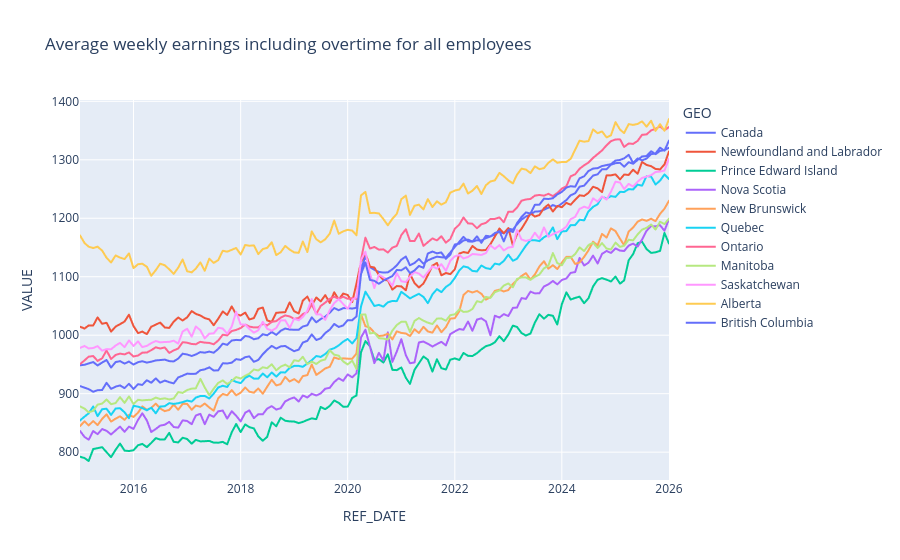
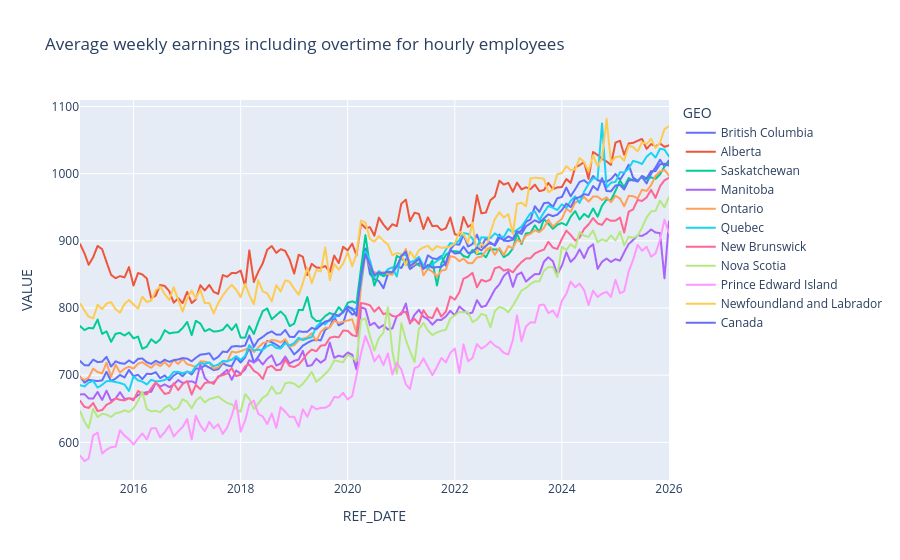
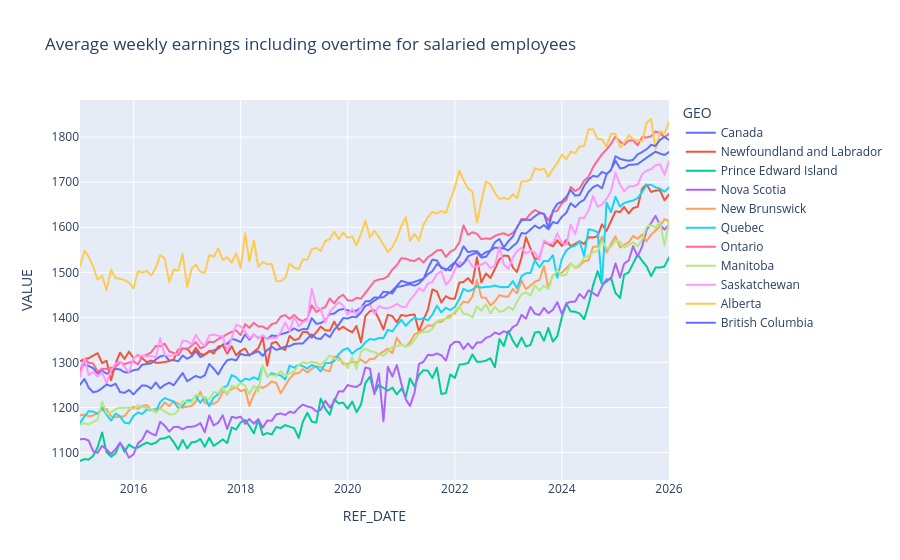
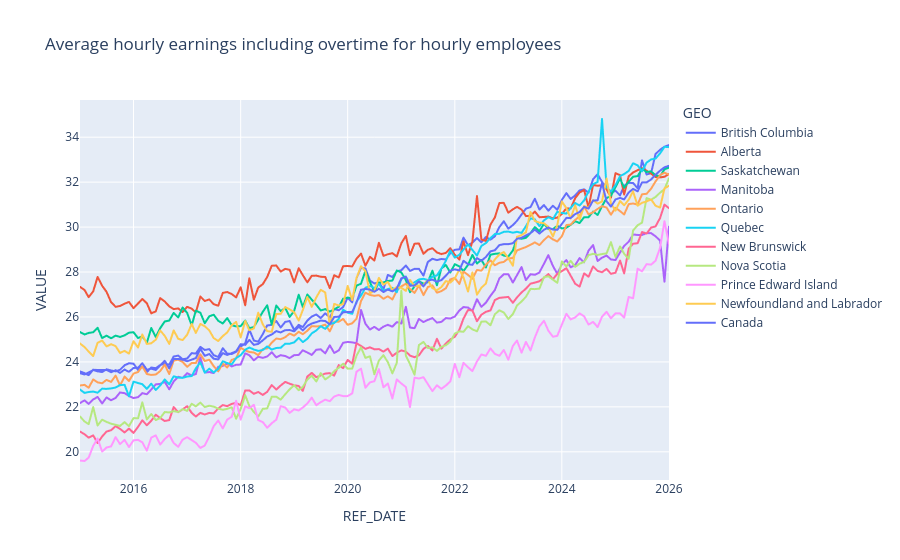

Here is the notebook cell these charts were saved with, in order:
### Code cell
for _ in df['Estimate'].value_counts().index[0:5]:
    fig = px.line(df[(df['Estimate'] == _)],x = 'REF_DATE', y = 'VALUE', color = 'GEO', title=_)
    fig.show()

### Figure 1 — Plotly figure (JSON) as saved in the notebook; plotly's stock layout.template omitted (floating-point values rounded to 4 significant figures; data arrays with more than 128 entries replaced by an {"elided": "..."} marker saying what was removed)
{"data": [{"hovertemplate": "GEO=Canada<br>REF_DATE=%{x}<br>VALUE=%{y}<extra></extra>", "legendgroup": "Canada", "line": {"color": "#636efa", "dash": "solid"}, "marker": {"symbol": "circle"}, "mode": "lines", "name": "Canada", "showlegend": true, "type": "scattergl", "x": {"elided": "133 str values"}, "xaxis": "x", "y": {"elided": "133 float values"}, "yaxis": "y"}, {"hovertemplate": "GEO=Newfoundland and Labrador<br>REF_DATE=%{x}<br>VALUE=%{y}<extra></extra>", "legendgroup": "Newfoundland and Labrador", "line": {"color": "#EF553B", "dash": "solid"}, "marker": {"symbol": "circle"}, "mode": "lines", "name": "Newfoundland and Labrador", "showlegend": true, "type": "scattergl", "x": {"elided": "133 str values"}, "xaxis": "x", "y": {"elided": "133 float values"}, "yaxis": "y"}, {"hovertemplate": "GEO=Prince Edward Island<br>REF_DATE=%{x}<br>VALUE=%{y}<extra></extra>", "legendgroup": "Prince Edward Island", "line": {"color": "#00cc96", "dash": "solid"}, "marker": {"symbol": "circle"}, "mode": "lines", "name": "Prince Edward Island", "showlegend": true, "type": "scattergl", "x": {"elided": "133 str values"}, "xaxis": "x", "y": {"elided": "133 float values"}, "yaxis": "y"}, {"hovertemplate": "GEO=Nova Scotia<br>REF_DATE=%{x}<br>VALUE=%{y}<extra></extra>", "legendgroup": "Nova Scotia", "line": {"color": "#ab63fa", "dash": "solid"}, "marker": {"symbol": "circle"}, "mode": "lines", "name": "Nova Scotia", "showlegend": true, "type": "scattergl", "x": {"elided": "133 str values"}, "xaxis": "x", "y": {"elided": "133 float values"}, "yaxis": "y"}, {"hovertemplate": "GEO=New Brunswick<br>REF_DATE=%{x}<br>VALUE=%{y}<extra></extra>", "legendgroup": "New Brunswick", "line": {"color": "#FFA15A", "dash": "solid"}, "marker": {"symbol": "circle"}, "mode": "lines", "name": "New Brunswick", "showlegend": true, "type": "scattergl", "x": {"elided": "133 str values"}, "xaxis": "x", "y": {"elided": "133 float values"}, "yaxis": "y"}, {"hovertemplate": "GEO=Quebec<br>REF_DATE=%{x}<br>VALUE=%{y}<extra></extra>", "legendgroup": "Quebec", "line": {"color": "#19d3f3", "dash": "solid"}, "marker": {"symbol": "circle"}, "mode": "lines", "name": "Quebec", "showlegend": true, "type": "scattergl", "x": {"elided": "133 str values"}, "xaxis": "x", "y": {"elided": "133 float values"}, "yaxis": "y"}, {"hovertemplate": "GEO=Ontario<br>REF_DATE=%{x}<br>VALUE=%{y}<extra></extra>", "legendgroup": "Ontario", "line": {"color": "#FF6692", "dash": "solid"}, "marker": {"symbol": "circle"}, "mode": "lines", "name": "Ontario", "showlegend": true, "type": "scattergl", "x": {"elided": "133 str values"}, "xaxis": "x", "y": {"elided": "133 float values"}, "yaxis": "y"}, {"hovertemplate": "GEO=Manitoba<br>REF_DATE=%{x}<br>VALUE=%{y}<extra></extra>", "legendgroup": "Manitoba", "line": {"color": "#B6E880", "dash": "solid"}, "marker": {"symbol": "circle"}, "mode": "lines", "name": "Manitoba", "showlegend": true, "type": "scattergl", "x": {"elided": "133 str values"}, "xaxis": "x", "y": {"elided": "133 float values"}, "yaxis": "y"}, {"hovertemplate": "GEO=Saskatchewan<br>REF_DATE=%{x}<br>VALUE=%{y}<extra></extra>", "legendgroup": "Saskatchewan", "line": {"color": "#FF97FF", "dash": "solid"}, "marker": {"symbol": "circle"}, "mode": "lines", "name": "Saskatchewan", "showlegend": true, "type": "scattergl", "x": {"elided": "133 str values"}, "xaxis": "x", "y": {"elided": "133 float values"}, "yaxis": "y"}, {"hovertemplate": "GEO=Alberta<br>REF_DATE=%{x}<br>VALUE=%{y}<extra></extra>", "legendgroup": "Alberta", "line": {"color": "#FECB52", "dash": "solid"}, "marker": {"symbol": "circle"}, "mode": "lines", "name": "Alberta", "showlegend": true, "type": "scattergl", "x": {"elided": "133 str values"}, "xaxis": "x", "y": {"elided": "133 float values"}, "yaxis": "y"}, {"hovertemplate": "GEO=British Columbia<br>REF_DATE=%{x}<br>VALUE=%{y}<extra></extra>", "legendgroup": "British Columbia", "line": {"color": "#636efa", "dash": "solid"}, "marker": {"symbol": "circle"}, "mode": "lines", "name": "British Columbia", "showlegend": true, "type": "scattergl", "x": {"elided": "133 str values"}, "xaxis": "x", "y": {"elided": "133 float values"}, "yaxis": "y"}], "layout": {"legend": {"title": {"text": "GEO"}, "tracegroupgap": 0}, "title": {"text": "Average weekly earnings including overtime for all employees"}, "xaxis": {"anchor": "y", "domain": [0, 1], "title": {"text": "REF_DATE"}}, "yaxis": {"anchor": "x", "domain": [0, 1], "title": {"text": "VALUE"}}}}

### Figure 2 — Plotly figure (JSON) as saved in the notebook; plotly's stock layout.template omitted (floating-point values rounded to 4 significant figures; data arrays with more than 128 entries replaced by an {"elided": "..."} marker saying what was removed)
{"data": [{"hovertemplate": "GEO=British Columbia<br>REF_DATE=%{x}<br>VALUE=%{y}<extra></extra>", "legendgroup": "British Columbia", "line": {"color": "#636efa", "dash": "solid"}, "marker": {"symbol": "circle"}, "mode": "lines", "name": "British Columbia", "showlegend": true, "type": "scattergl", "x": {"elided": "133 str values"}, "xaxis": "x", "y": {"elided": "133 float values"}, "yaxis": "y"}, {"hovertemplate": "GEO=Alberta<br>REF_DATE=%{x}<br>VALUE=%{y}<extra></extra>", "legendgroup": "Alberta", "line": {"color": "#EF553B", "dash": "solid"}, "marker": {"symbol": "circle"}, "mode": "lines", "name": "Alberta", "showlegend": true, "type": "scattergl", "x": {"elided": "133 str values"}, "xaxis": "x", "y": {"elided": "133 float values"}, "yaxis": "y"}, {"hovertemplate": "GEO=Saskatchewan<br>REF_DATE=%{x}<br>VALUE=%{y}<extra></extra>", "legendgroup": "Saskatchewan", "line": {"color": "#00cc96", "dash": "solid"}, "marker": {"symbol": "circle"}, "mode": "lines", "name": "Saskatchewan", "showlegend": true, "type": "scattergl", "x": {"elided": "133 str values"}, "xaxis": "x", "y": {"elided": "133 float values"}, "yaxis": "y"}, {"hovertemplate": "GEO=Manitoba<br>REF_DATE=%{x}<br>VALUE=%{y}<extra></extra>", "legendgroup": "Manitoba", "line": {"color": "#ab63fa", "dash": "solid"}, "marker": {"symbol": "circle"}, "mode": "lines", "name": "Manitoba", "showlegend": true, "type": "scattergl", "x": {"elided": "133 str values"}, "xaxis": "x", "y": {"elided": "133 float values"}, "yaxis": "y"}, {"hovertemplate": "GEO=Ontario<br>REF_DATE=%{x}<br>VALUE=%{y}<extra></extra>", "legendgroup": "Ontario", "line": {"color": "#FFA15A", "dash": "solid"}, "marker": {"symbol": "circle"}, "mode": "lines", "name": "Ontario", "showlegend": true, "type": "scattergl", "x": {"elided": "133 str values"}, "xaxis": "x", "y": {"elided": "133 float values"}, "yaxis": "y"}, {"hovertemplate": "GEO=Quebec<br>REF_DATE=%{x}<br>VALUE=%{y}<extra></extra>", "legendgroup": "Quebec", "line": {"color": "#19d3f3", "dash": "solid"}, "marker": {"symbol": "circle"}, "mode": "lines", "name": "Quebec", "showlegend": true, "type": "scattergl", "x": {"elided": "133 str values"}, "xaxis": "x", "y": {"elided": "133 float values"}, "yaxis": "y"}, {"hovertemplate": "GEO=New Brunswick<br>REF_DATE=%{x}<br>VALUE=%{y}<extra></extra>", "legendgroup": "New Brunswick", "line": {"color": "#FF6692", "dash": "solid"}, "marker": {"symbol": "circle"}, "mode": "lines", "name": "New Brunswick", "showlegend": true, "type": "scattergl", "x": {"elided": "133 str values"}, "xaxis": "x", "y": {"elided": "133 float values"}, "yaxis": "y"}, {"hovertemplate": "GEO=Nova Scotia<br>REF_DATE=%{x}<br>VALUE=%{y}<extra></extra>", "legendgroup": "Nova Scotia", "line": {"color": "#B6E880", "dash": "solid"}, "marker": {"symbol": "circle"}, "mode": "lines", "name": "Nova Scotia", "showlegend": true, "type": "scattergl", "x": {"elided": "133 str values"}, "xaxis": "x", "y": {"elided": "133 float values"}, "yaxis": "y"}, {"hovertemplate": "GEO=Prince Edward Island<br>REF_DATE=%{x}<br>VALUE=%{y}<extra></extra>", "legendgroup": "Prince Edward Island", "line": {"color": "#FF97FF", "dash": "solid"}, "marker": {"symbol": "circle"}, "mode": "lines", "name": "Prince Edward Island", "showlegend": true, "type": "scattergl", "x": {"elided": "133 str values"}, "xaxis": "x", "y": {"elided": "133 float values"}, "yaxis": "y"}, {"hovertemplate": "GEO=Newfoundland and Labrador<br>REF_DATE=%{x}<br>VALUE=%{y}<extra></extra>", "legendgroup": "Newfoundland and Labrador", "line": {"color": "#FECB52", "dash": "solid"}, "marker": {"symbol": "circle"}, "mode": "lines", "name": "Newfoundland and Labrador", "showlegend": true, "type": "scattergl", "x": {"elided": "133 str values"}, "xaxis": "x", "y": {"elided": "133 float values"}, "yaxis": "y"}, {"hovertemplate": "GEO=Canada<br>REF_DATE=%{x}<br>VALUE=%{y}<extra></extra>", "legendgroup": "Canada", "line": {"color": "#636efa", "dash": "solid"}, "marker": {"symbol": "circle"}, "mode": "lines", "name": "Canada", "showlegend": true, "type": "scattergl", "x": {"elided": "133 str values"}, "xaxis": "x", "y": {"elided": "133 float values"}, "yaxis": "y"}], "layout": {"legend": {"title": {"text": "GEO"}, "tracegroupgap": 0}, "title": {"text": "Average weekly earnings including overtime for hourly employees"}, "xaxis": {"anchor": "y", "domain": [0, 1], "title": {"text": "REF_DATE"}}, "yaxis": {"anchor": "x", "domain": [0, 1], "title": {"text": "VALUE"}}}}

### Figure 3 — Plotly figure (JSON) as saved in the notebook; plotly's stock layout.template omitted (floating-point values rounded to 4 significant figures; data arrays with more than 128 entries replaced by an {"elided": "..."} marker saying what was removed)
{"data": [{"hovertemplate": "GEO=Canada<br>REF_DATE=%{x}<br>VALUE=%{y}<extra></extra>", "legendgroup": "Canada", "line": {"color": "#636efa", "dash": "solid"}, "marker": {"symbol": "circle"}, "mode": "lines", "name": "Canada", "showlegend": true, "type": "scattergl", "x": {"elided": "133 str values"}, "xaxis": "x", "y": {"elided": "133 float values"}, "yaxis": "y"}, {"hovertemplate": "GEO=Newfoundland and Labrador<br>REF_DATE=%{x}<br>VALUE=%{y}<extra></extra>", "legendgroup": "Newfoundland and Labrador", "line": {"color": "#EF553B", "dash": "solid"}, "marker": {"symbol": "circle"}, "mode": "lines", "name": "Newfoundland and Labrador", "showlegend": true, "type": "scattergl", "x": {"elided": "133 str values"}, "xaxis": "x", "y": {"elided": "133 float values"}, "yaxis": "y"}, {"hovertemplate": "GEO=Prince Edward Island<br>REF_DATE=%{x}<br>VALUE=%{y}<extra></extra>", "legendgroup": "Prince Edward Island", "line": {"color": "#00cc96", "dash": "solid"}, "marker": {"symbol": "circle"}, "mode": "lines", "name": "Prince Edward Island", "showlegend": true, "type": "scattergl", "x": {"elided": "133 str values"}, "xaxis": "x", "y": {"elided": "133 float values"}, "yaxis": "y"}, {"hovertemplate": "GEO=Nova Scotia<br>REF_DATE=%{x}<br>VALUE=%{y}<extra></extra>", "legendgroup": "Nova Scotia", "line": {"color": "#ab63fa", "dash": "solid"}, "marker": {"symbol": "circle"}, "mode": "lines", "name": "Nova Scotia", "showlegend": true, "type": "scattergl", "x": {"elided": "133 str values"}, "xaxis": "x", "y": {"elided": "133 float values"}, "yaxis": "y"}, {"hovertemplate": "GEO=New Brunswick<br>REF_DATE=%{x}<br>VALUE=%{y}<extra></extra>", "legendgroup": "New Brunswick", "line": {"color": "#FFA15A", "dash": "solid"}, "marker": {"symbol": "circle"}, "mode": "lines", "name": "New Brunswick", "showlegend": true, "type": "scattergl", "x": {"elided": "133 str values"}, "xaxis": "x", "y": {"elided": "133 float values"}, "yaxis": "y"}, {"hovertemplate": "GEO=Quebec<br>REF_DATE=%{x}<br>VALUE=%{y}<extra></extra>", "legendgroup": "Quebec", "line": {"color": "#19d3f3", "dash": "solid"}, "marker": {"symbol": "circle"}, "mode": "lines", "name": "Quebec", "showlegend": true, "type": "scattergl", "x": {"elided": "133 str values"}, "xaxis": "x", "y": {"elided": "133 float values"}, "yaxis": "y"}, {"hovertemplate": "GEO=Ontario<br>REF_DATE=%{x}<br>VALUE=%{y}<extra></extra>", "legendgroup": "Ontario", "line": {"color": "#FF6692", "dash": "solid"}, "marker": {"symbol": "circle"}, "mode": "lines", "name": "Ontario", "showlegend": true, "type": "scattergl", "x": {"elided": "133 str values"}, "xaxis": "x", "y": {"elided": "133 float values"}, "yaxis": "y"}, {"hovertemplate": "GEO=Manitoba<br>REF_DATE=%{x}<br>VALUE=%{y}<extra></extra>", "legendgroup": "Manitoba", "line": {"color": "#B6E880", "dash": "solid"}, "marker": {"symbol": "circle"}, "mode": "lines", "name": "Manitoba", "showlegend": true, "type": "scattergl", "x": {"elided": "133 str values"}, "xaxis": "x", "y": {"elided": "133 float values"}, "yaxis": "y"}, {"hovertemplate": "GEO=Saskatchewan<br>REF_DATE=%{x}<br>VALUE=%{y}<extra></extra>", "legendgroup": "Saskatchewan", "line": {"color": "#FF97FF", "dash": "solid"}, "marker": {"symbol": "circle"}, "mode": "lines", "name": "Saskatchewan", "showlegend": true, "type": "scattergl", "x": {"elided": "133 str values"}, "xaxis": "x", "y": {"elided": "133 float values"}, "yaxis": "y"}, {"hovertemplate": "GEO=Alberta<br>REF_DATE=%{x}<br>VALUE=%{y}<extra></extra>", "legendgroup": "Alberta", "line": {"color": "#FECB52", "dash": "solid"}, "marker": {"symbol": "circle"}, "mode": "lines", "name": "Alberta", "showlegend": true, "type": "scattergl", "x": {"elided": "133 str values"}, "xaxis": "x", "y": {"elided": "133 float values"}, "yaxis": "y"}, {"hovertemplate": "GEO=British Columbia<br>REF_DATE=%{x}<br>VALUE=%{y}<extra></extra>", "legendgroup": "British Columbia", "line": {"color": "#636efa", "dash": "solid"}, "marker": {"symbol": "circle"}, "mode": "lines", "name": "British Columbia", "showlegend": true, "type": "scattergl", "x": {"elided": "133 str values"}, "xaxis": "x", "y": {"elided": "133 float values"}, "yaxis": "y"}], "layout": {"legend": {"title": {"text": "GEO"}, "tracegroupgap": 0}, "title": {"text": "Average weekly earnings including overtime for salaried employees"}, "xaxis": {"anchor": "y", "domain": [0, 1], "title": {"text": "REF_DATE"}}, "yaxis": {"anchor": "x", "domain": [0, 1], "title": {"text": "VALUE"}}}}

### Figure 4 — Plotly figure (JSON) as saved in the notebook; plotly's stock layout.template omitted (floating-point values rounded to 4 significant figures; data arrays with more than 128 entries replaced by an {"elided": "..."} marker saying what was removed)
{"data": [{"hovertemplate": "GEO=British Columbia<br>REF_DATE=%{x}<br>VALUE=%{y}<extra></extra>", "legendgroup": "British Columbia", "line": {"color": "#636efa", "dash": "solid"}, "marker": {"symbol": "circle"}, "mode": "lines", "name": "British Columbia", "showlegend": true, "type": "scattergl", "x": {"elided": "133 str values"}, "xaxis": "x", "y": {"elided": "133 float values"}, "yaxis": "y"}, {"hovertemplate": "GEO=Alberta<br>REF_DATE=%{x}<br>VALUE=%{y}<extra></extra>", "legendgroup": "Alberta", "line": {"color": "#EF553B", "dash": "solid"}, "marker": {"symbol": "circle"}, "mode": "lines", "name": "Alberta", "showlegend": true, "type": "scattergl", "x": {"elided": "133 str values"}, "xaxis": "x", "y": {"elided": "133 float values"}, "yaxis": "y"}, {"hovertemplate": "GEO=Saskatchewan<br>REF_DATE=%{x}<br>VALUE=%{y}<extra></extra>", "legendgroup": "Saskatchewan", "line": {"color": "#00cc96", "dash": "solid"}, "marker": {"symbol": "circle"}, "mode": "lines", "name": "Saskatchewan", "showlegend": true, "type": "scattergl", "x": {"elided": "133 str values"}, "xaxis": "x", "y": {"elided": "133 float values"}, "yaxis": "y"}, {"hovertemplate": "GEO=Manitoba<br>REF_DATE=%{x}<br>VALUE=%{y}<extra></extra>", "legendgroup": "Manitoba", "line": {"color": "#ab63fa", "dash": "solid"}, "marker": {"symbol": "circle"}, "mode": "lines", "name": "Manitoba", "showlegend": true, "type": "scattergl", "x": {"elided": "133 str values"}, "xaxis": "x", "y": {"elided": "133 float values"}, "yaxis": "y"}, {"hovertemplate": "GEO=Ontario<br>REF_DATE=%{x}<br>VALUE=%{y}<extra></extra>", "legendgroup": "Ontario", "line": {"color": "#FFA15A", "dash": "solid"}, "marker": {"symbol": "circle"}, "mode": "lines", "name": "Ontario", "showlegend": true, "type": "scattergl", "x": {"elided": "133 str values"}, "xaxis": "x", "y": {"elided": "133 float values"}, "yaxis": "y"}, {"hovertemplate": "GEO=Quebec<br>REF_DATE=%{x}<br>VALUE=%{y}<extra></extra>", "legendgroup": "Quebec", "line": {"color": "#19d3f3", "dash": "solid"}, "marker": {"symbol": "circle"}, "mode": "lines", "name": "Quebec", "showlegend": true, "type": "scattergl", "x": {"elided": "133 str values"}, "xaxis": "x", "y": {"elided": "133 float values"}, "yaxis": "y"}, {"hovertemplate": "GEO=New Brunswick<br>REF_DATE=%{x}<br>VALUE=%{y}<extra></extra>", "legendgroup": "New Brunswick", "line": {"color": "#FF6692", "dash": "solid"}, "marker": {"symbol": "circle"}, "mode": "lines", "name": "New Brunswick", "showlegend": true, "type": "scattergl", "x": {"elided": "133 str values"}, "xaxis": "x", "y": {"elided": "133 float values"}, "yaxis": "y"}, {"hovertemplate": "GEO=Nova Scotia<br>REF_DATE=%{x}<br>VALUE=%{y}<extra></extra>", "legendgroup": "Nova Scotia", "line": {"color": "#B6E880", "dash": "solid"}, "marker": {"symbol": "circle"}, "mode": "lines", "name": "Nova Scotia", "showlegend": true, "type": "scattergl", "x": {"elided": "133 str values"}, "xaxis": "x", "y": {"elided": "133 float values"}, "yaxis": "y"}, {"hovertemplate": "GEO=Prince Edward Island<br>REF_DATE=%{x}<br>VALUE=%{y}<extra></extra>", "legendgroup": "Prince Edward Island", "line": {"color": "#FF97FF", "dash": "solid"}, "marker": {"symbol": "circle"}, "mode": "lines", "name": "Prince Edward Island", "showlegend": true, "type": "scattergl", "x": {"elided": "133 str values"}, "xaxis": "x", "y": {"elided": "133 float values"}, "yaxis": "y"}, {"hovertemplate": "GEO=Newfoundland and Labrador<br>REF_DATE=%{x}<br>VALUE=%{y}<extra></extra>", "legendgroup": "Newfoundland and Labrador", "line": {"color": "#FECB52", "dash": "solid"}, "marker": {"symbol": "circle"}, "mode": "lines", "name": "Newfoundland and Labrador", "showlegend": true, "type": "scattergl", "x": {"elided": "133 str values"}, "xaxis": "x", "y": {"elided": "133 float values"}, "yaxis": "y"}, {"hovertemplate": "GEO=Canada<br>REF_DATE=%{x}<br>VALUE=%{y}<extra></extra>", "legendgroup": "Canada", "line": {"color": "#636efa", "dash": "solid"}, "marker": {"symbol": "circle"}, "mode": "lines", "name": "Canada", "showlegend": true, "type": "scattergl", "x": {"elided": "133 str values"}, "xaxis": "x", "y": {"elided": "133 float values"}, "yaxis": "y"}], "layout": {"legend": {"title": {"text": "GEO"}, "tracegroupgap": 0}, "title": {"text": "Average hourly earnings including overtime for hourly employees"}, "xaxis": {"anchor": "y", "domain": [0, 1], "title": {"text": "REF_DATE"}}, "yaxis": {"anchor": "x", "domain": [0, 1], "title": {"text": "VALUE"}}}}
